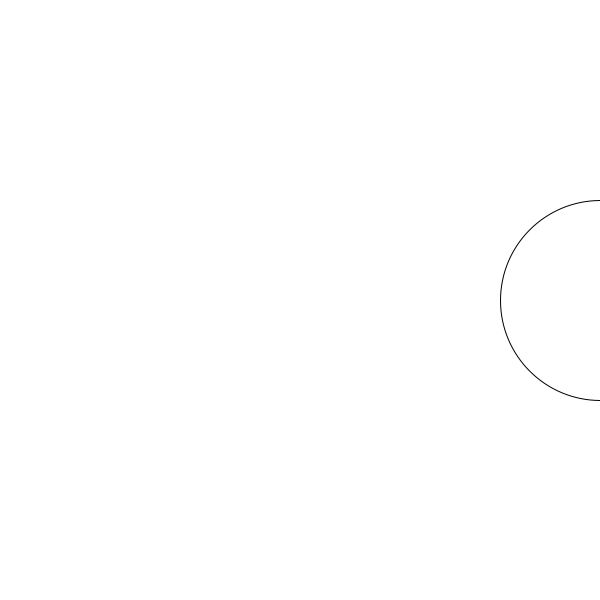
Frame 1 (no input)
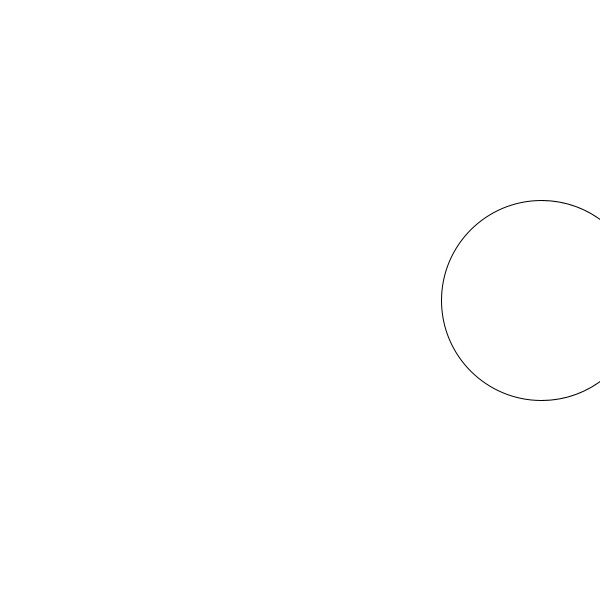
Frame 60 (the mouse pressed at the canvas centre just before this capture)
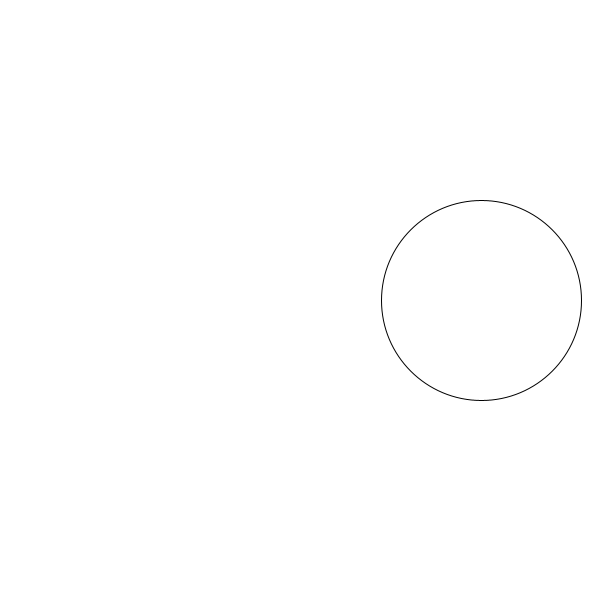
Frame 120 (the mouse held since frame 60 and released just before this capture)

The Processing sketch that drew these frames (run headless with seeded random() and noise(); from frame 60 on, the mouse is pressed at the canvas centre):

// Processing sketch: Anim_2
// ── Anim_2.pde

int x;

void setup(){
 size(600,600); 
 x = 600;
}

void draw(){
  background(255);
  ellipse(x,300,200,200);
  x -= 1;
  if (x<=-100){
   x=700;
  }
}
